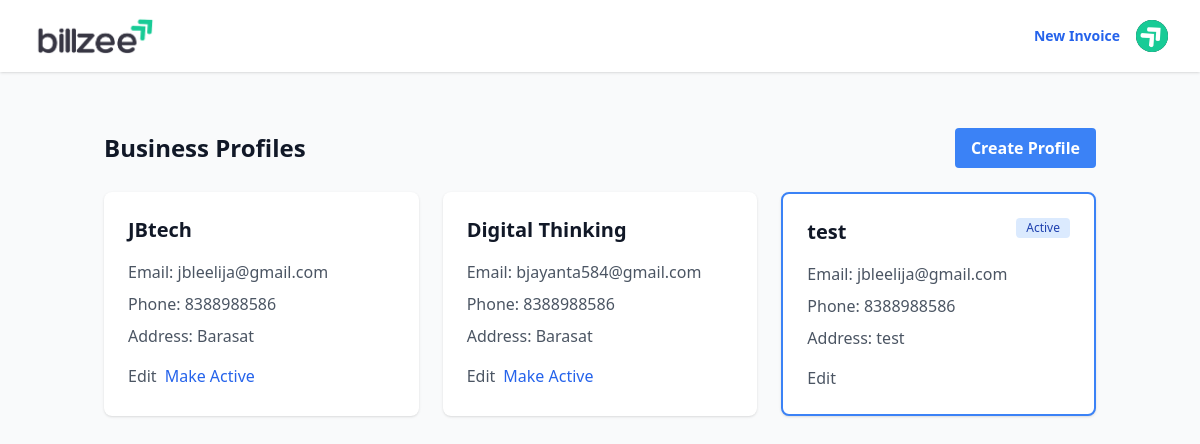
The page /users/profiles/ (signed in) on the database its author committed.
### users/models.py (models this page shows, shortened)
class Profile(models.Model):
    user = models.ForeignKey(CustomUser, on_delete=models.CASCADE, related_name='profiles')
    is_active = models.BooleanField(default=False)
    company_name = models.CharField(max_length=100)
    company_email = models.EmailField()
    password = models.CharField(max_length=128, default='')
    phone_number = models.CharField(max_length=20)
    address = models.TextField()
    created_at = models.DateTimeField(auto_now_add=True)
    updated_at = models.DateTimeField(auto_now=True)
    class Meta:
        constraints = [
            models.UniqueConstraint(
                fields=['user', 'is_active'],
                condition=models.Q(is_active=True),
                name='unique_active_profile'
            )
        ]

### users/views.py (the view)
# urls.py: path('profiles/', views.profile_list, name='profile_list'),
@login_required
def profile_list(request):
    profiles = Profile.objects.filter(user=request.user)
    return render(request, 'users/profile_list.html', {
        'profiles': profiles,
        'title': 'Business Profiles'
    })

### users/templates/users/profile_list.html (shortened to what this page needs)
{% extends 'base.html' %}
{% block content %}
<div class="container mx-auto px-4 py-8">
    <div class="flex justify-between items-center mb-6">
        <h1 class="text-2xl font-bold text-gray-900">Business Profiles</h1>
        <a href="{% url 'users:profile_create' %}" class="bg-blue-500 hover:bg-blue-600 text-white font-semibold py-2 px-4 rounded">
            Create Profile
        </a>
    </div>
    {% if profiles %}
        <div class="grid gap-6 md:grid-cols-2 lg:grid-cols-3">
            {% for profile in profiles %}
            <div class="bg-white rounded-lg shadow p-6 {% if profile.is_active %}border-2 border-blue-500{% endif %}">
                <div class="flex justify-between items-start mb-4">
                    <h2 class="text-xl font-semibold text-gray-900">{{ profile.company_name }}</h2>
                    {% if profile.is_active %}
                        <span class="bg-blue-100 text-blue-800 text-xs font-medium px-2.5 py-0.5 rounded">Active</span>
                    {% endif %}
                </div>
                <div class="space-y-2 text-gray-600">
                    <p><span class="font-medium">Email:</span> {{ profile.company_email }}</p>
                    <p><span class="font-medium">Phone:</span> {{ profile.phone_number|default:"-" }}</p>
                    <p><span class="font-medium">Address:</span> {{ profile.address|default:"-" }}</p>
                </div>
                <div class="mt-4 flex gap-2">
                    <a href="{% url 'users:profile_edit' profile.pk %}" class="text-gray-600 hover:text-gray-900 font-medium">
                        Edit
                    </a>
                    {% if not profile.is_active %}
                    <form action="{% url 'users:profile_activate' profile.pk %}" method="post" class="inline">
                        <button type="submit" class="text-blue-600 hover:text-blue-800 font-medium">
                            Make Active
                        </button>
                    </form>
                    {% endif %}
                </div>
            </div>
            {% endfor %}
        </div>
    {% endif %}
</div>
{% endblock %}

### rows shown on the page
Profile: company_name "JBtech", company_email "jbleelija@gmail.com", phone_number "8388988586", address "Barasat", is_active "Make Active"
Profile: company_name "Digital Thinking", company_email "bjayanta584@gmail.com", phone_number "8388988586", address "Barasat", is_active "Make Active"
Profile: company_name "test", is_active "Active", company_email "jbleelija@gmail.com", phone_number "8388988586", address "test"
